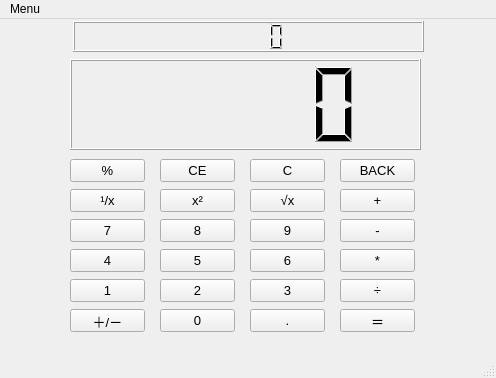
<?xml version="1.0" encoding="UTF-8"?>
<ui version="4.0">
 <class>MainWindow</class>
 <widget class="QMainWindow" name="MainWindow">
  <property name="geometry">
   <rect>
    <x>0</x>
    <y>0</y>
    <width>496</width>
    <height>378</height>
   </rect>
  </property>
  <property name="windowTitle">
   <string>MainWindow</string>
  </property>
  <widget class="QWidget" name="centralwidget">
   <widget class="QPushButton" name="numpad7">
    <property name="geometry">
     <rect>
      <x>70</x>
      <y>200</y>
      <width>75</width>
      <height>23</height>
     </rect>
    </property>
    <property name="font">
     <font>
      <pointsize>10</pointsize>
     </font>
    </property>
    <property name="text">
     <string>7</string>
    </property>
   </widget>
   <widget class="QLCDNumber" name="lcdNum1">
    <property name="geometry">
     <rect>
      <x>70</x>
      <y>40</y>
      <width>351</width>
      <height>91</height>
     </rect>
    </property>
    <property name="sizePolicy">
     <sizepolicy hsizetype="Minimum" vsizetype="Minimum">
      <horstretch>0</horstretch>
      <verstretch>0</verstretch>
     </sizepolicy>
    </property>
    <property name="font">
     <font>
      <pointsize>4</pointsize>
     </font>
    </property>
   </widget>
   <widget class="QPushButton" name="numpad4">
    <property name="geometry">
     <rect>
      <x>70</x>
      <y>230</y>
      <width>75</width>
      <height>23</height>
     </rect>
    </property>
    <property name="font">
     <font>
      <pointsize>10</pointsize>
     </font>
    </property>
    <property name="text">
     <string>4</string>
    </property>
   </widget>
   <widget class="QPushButton" name="numpad1">
    <property name="geometry">
     <rect>
      <x>70</x>
      <y>260</y>
      <width>75</width>
      <height>23</height>
     </rect>
    </property>
    <property name="font">
     <font>
      <pointsize>10</pointsize>
     </font>
    </property>
    <property name="text">
     <string>1</string>
    </property>
   </widget>
   <widget class="QPushButton" name="addNot">
    <property name="geometry">
     <rect>
      <x>70</x>
      <y>290</y>
      <width>75</width>
      <height>23</height>
     </rect>
    </property>
    <property name="font">
     <font>
      <pointsize>10</pointsize>
     </font>
    </property>
    <property name="text">
     <string>＋/－</string>
    </property>
   </widget>
   <widget class="QPushButton" name="back">
    <property name="geometry">
     <rect>
      <x>340</x>
      <y>140</y>
      <width>75</width>
      <height>23</height>
     </rect>
    </property>
    <property name="font">
     <font>
      <pointsize>10</pointsize>
     </font>
    </property>
    <property name="text">
     <string>BACK</string>
    </property>
   </widget>
   <widget class="QPushButton" name="numpad2">
    <property name="geometry">
     <rect>
      <x>160</x>
      <y>260</y>
      <width>75</width>
      <height>23</height>
     </rect>
    </property>
    <property name="font">
     <font>
      <pointsize>10</pointsize>
     </font>
    </property>
    <property name="text">
     <string>2</string>
    </property>
   </widget>
   <widget class="QPushButton" name="numpad0">
    <property name="geometry">
     <rect>
      <x>160</x>
      <y>290</y>
      <width>75</width>
      <height>23</height>
     </rect>
    </property>
    <property name="font">
     <font>
      <pointsize>10</pointsize>
     </font>
    </property>
    <property name="text">
     <string>0</string>
    </property>
   </widget>
   <widget class="QPushButton" name="numpad5">
    <property name="geometry">
     <rect>
      <x>160</x>
      <y>230</y>
      <width>75</width>
      <height>23</height>
     </rect>
    </property>
    <property name="font">
     <font>
      <pointsize>10</pointsize>
     </font>
    </property>
    <property name="text">
     <string>5</string>
    </property>
   </widget>
   <widget class="QPushButton" name="numpad8">
    <property name="geometry">
     <rect>
      <x>160</x>
      <y>200</y>
      <width>75</width>
      <height>23</height>
     </rect>
    </property>
    <property name="font">
     <font>
      <pointsize>10</pointsize>
     </font>
    </property>
    <property name="text">
     <string>8</string>
    </property>
   </widget>
   <widget class="QPushButton" name="numpad3">
    <property name="geometry">
     <rect>
      <x>250</x>
      <y>260</y>
      <width>75</width>
      <height>23</height>
     </rect>
    </property>
    <property name="font">
     <font>
      <pointsize>10</pointsize>
     </font>
    </property>
    <property name="text">
     <string>3</string>
    </property>
   </widget>
   <widget class="QPushButton" name="multi">
    <property name="geometry">
     <rect>
      <x>340</x>
      <y>230</y>
      <width>75</width>
      <height>23</height>
     </rect>
    </property>
    <property name="font">
     <font>
      <pointsize>10</pointsize>
     </font>
    </property>
    <property name="text">
     <string>*</string>
    </property>
   </widget>
   <widget class="QPushButton" name="dot">
    <property name="geometry">
     <rect>
      <x>250</x>
      <y>290</y>
      <width>75</width>
      <height>23</height>
     </rect>
    </property>
    <property name="font">
     <font>
      <pointsize>10</pointsize>
     </font>
    </property>
    <property name="text">
     <string>.</string>
    </property>
   </widget>
   <widget class="QPushButton" name="numpad6">
    <property name="geometry">
     <rect>
      <x>250</x>
      <y>230</y>
      <width>75</width>
      <height>23</height>
     </rect>
    </property>
    <property name="font">
     <font>
      <pointsize>10</pointsize>
     </font>
    </property>
    <property name="text">
     <string>6</string>
    </property>
   </widget>
   <widget class="QPushButton" name="div">
    <property name="geometry">
     <rect>
      <x>340</x>
      <y>260</y>
      <width>75</width>
      <height>23</height>
     </rect>
    </property>
    <property name="font">
     <font>
      <pointsize>10</pointsize>
     </font>
    </property>
    <property name="text">
     <string>÷</string>
    </property>
   </widget>
   <widget class="QPushButton" name="plus">
    <property name="geometry">
     <rect>
      <x>340</x>
      <y>170</y>
      <width>75</width>
      <height>23</height>
     </rect>
    </property>
    <property name="font">
     <font>
      <pointsize>10</pointsize>
     </font>
    </property>
    <property name="text">
     <string>+</string>
    </property>
   </widget>
   <widget class="QPushButton" name="numpad9">
    <property name="geometry">
     <rect>
      <x>250</x>
      <y>200</y>
      <width>75</width>
      <height>23</height>
     </rect>
    </property>
    <property name="font">
     <font>
      <pointsize>10</pointsize>
     </font>
    </property>
    <property name="text">
     <string>9</string>
    </property>
   </widget>
   <widget class="QPushButton" name="minus">
    <property name="geometry">
     <rect>
      <x>340</x>
      <y>200</y>
      <width>75</width>
      <height>23</height>
     </rect>
    </property>
    <property name="font">
     <font>
      <pointsize>10</pointsize>
     </font>
    </property>
    <property name="text">
     <string>-</string>
    </property>
   </widget>
   <widget class="QPushButton" name="equal">
    <property name="geometry">
     <rect>
      <x>340</x>
      <y>290</y>
      <width>75</width>
      <height>23</height>
     </rect>
    </property>
    <property name="font">
     <font>
      <pointsize>10</pointsize>
     </font>
    </property>
    <property name="text">
     <string>＝</string>
    </property>
   </widget>
   <widget class="QPushButton" name="clear">
    <property name="geometry">
     <rect>
      <x>250</x>
      <y>140</y>
      <width>75</width>
      <height>23</height>
     </rect>
    </property>
    <property name="font">
     <font>
      <pointsize>10</pointsize>
     </font>
    </property>
    <property name="text">
     <string>C</string>
    </property>
   </widget>
   <widget class="QPushButton" name="clearEnt">
    <property name="geometry">
     <rect>
      <x>160</x>
      <y>140</y>
      <width>75</width>
      <height>23</height>
     </rect>
    </property>
    <property name="font">
     <font>
      <pointsize>10</pointsize>
     </font>
    </property>
    <property name="text">
     <string>CE</string>
    </property>
   </widget>
   <widget class="QPushButton" name="mod">
    <property name="geometry">
     <rect>
      <x>70</x>
      <y>140</y>
      <width>75</width>
      <height>23</height>
     </rect>
    </property>
    <property name="font">
     <font>
      <pointsize>10</pointsize>
     </font>
    </property>
    <property name="text">
     <string>%</string>
    </property>
   </widget>
   <widget class="QPushButton" name="sqrt">
    <property name="geometry">
     <rect>
      <x>250</x>
      <y>170</y>
      <width>75</width>
      <height>23</height>
     </rect>
    </property>
    <property name="font">
     <font>
      <pointsize>10</pointsize>
     </font>
    </property>
    <property name="text">
     <string>√x</string>
    </property>
   </widget>
   <widget class="QPushButton" name="square">
    <property name="geometry">
     <rect>
      <x>160</x>
      <y>170</y>
      <width>75</width>
      <height>23</height>
     </rect>
    </property>
    <property name="font">
     <font>
      <pointsize>10</pointsize>
     </font>
    </property>
    <property name="text">
     <string>x²</string>
    </property>
   </widget>
   <widget class="QPushButton" name="split">
    <property name="geometry">
     <rect>
      <x>70</x>
      <y>170</y>
      <width>75</width>
      <height>23</height>
     </rect>
    </property>
    <property name="font">
     <font>
      <pointsize>10</pointsize>
     </font>
    </property>
    <property name="text">
     <string>¹/x</string>
    </property>
   </widget>
   <widget class="QLCDNumber" name="lcdNum2">
    <property name="geometry">
     <rect>
      <x>73</x>
      <y>2</y>
      <width>351</width>
      <height>31</height>
     </rect>
    </property>
   </widget>
  </widget>
  <widget class="QMenuBar" name="menubar">
   <property name="geometry">
    <rect>
     <x>0</x>
     <y>0</y>
     <width>496</width>
     <height>21</height>
    </rect>
   </property>
   <widget class="QMenu" name="menuMenu">
    <property name="title">
     <string>Menu</string>
    </property>
    <addaction name="separator"/>
    <addaction name="actionNew"/>
    <addaction name="separator"/>
    <addaction name="action_exit"/>
   </widget>
   <addaction name="menuMenu"/>
  </widget>
  <widget class="QStatusBar" name="statusbar"/>
  <action name="actionNew">
   <property name="text">
    <string>New</string>
   </property>
  </action>
  <action name="action_exit">
   <property name="text">
    <string>Exit</string>
   </property>
  </action>
 </widget>
 <resources/>
 <connections/>
</ui>
